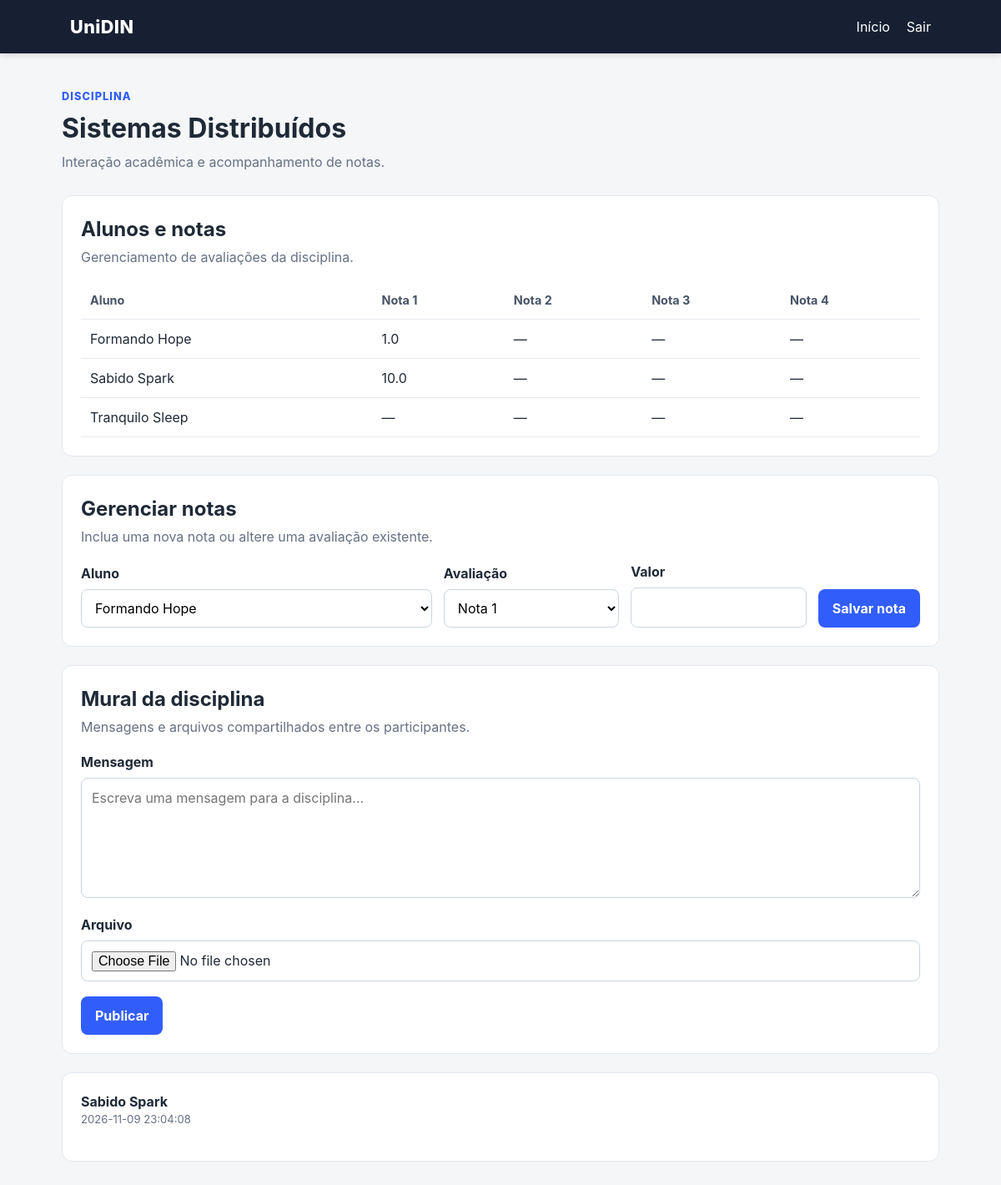
/disciplina/2 (signed in), run on an earlier commit of the app's database.
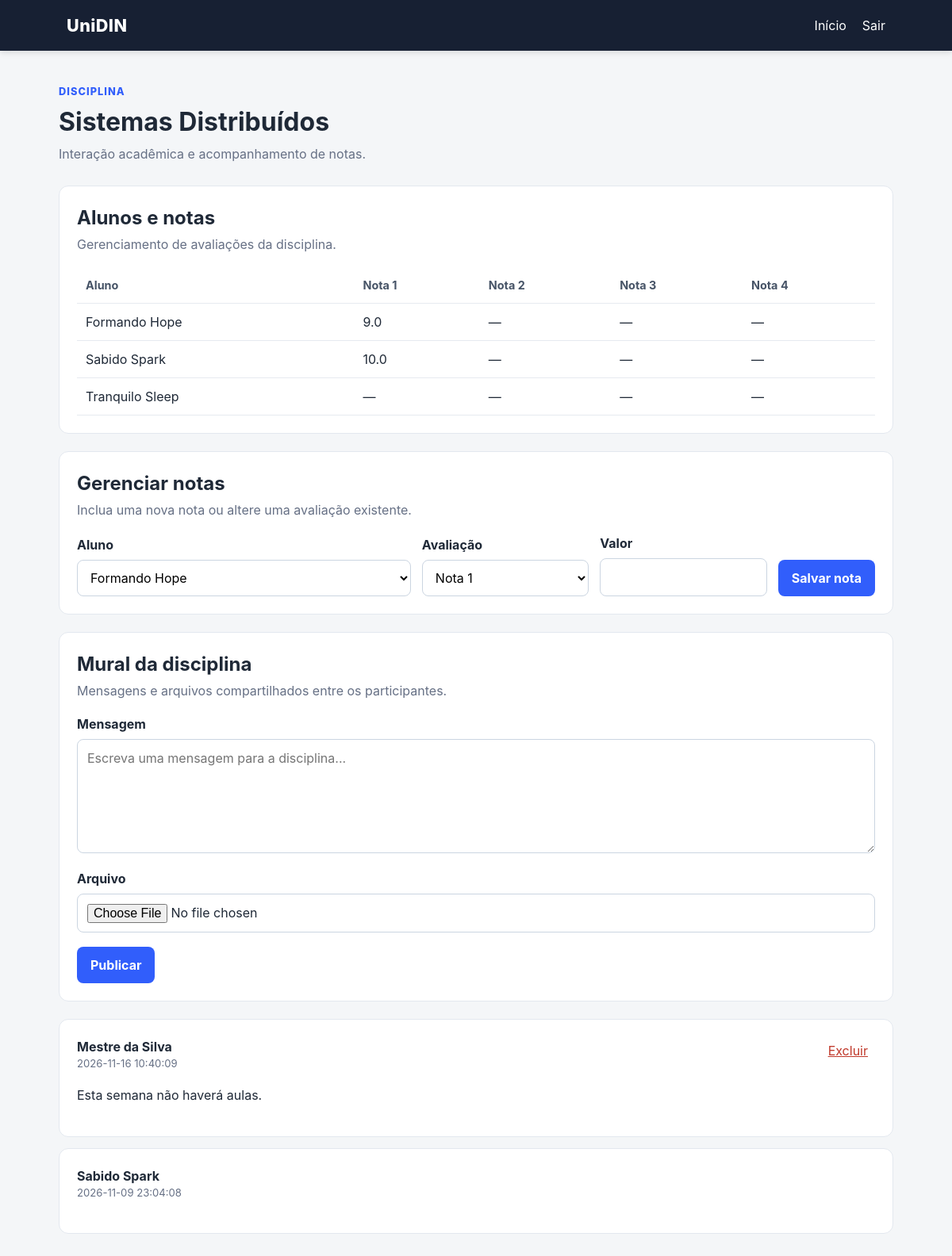
And on a later commit of the database.
### tables this page shows
CREATE TABLE disciplines (
        id INTEGER PRIMARY KEY AUTOINCREMENT,
        name TEXT NOT NULL,
        professor_id INTEGER NOT NULL,
        FOREIGN KEY (professor_id) REFERENCES users(id)
    );

CREATE TABLE users (
        id INTEGER PRIMARY KEY AUTOINCREMENT,
        name TEXT NOT NULL,
        email TEXT NOT NULL UNIQUE,
        password TEXT NOT NULL,
        role TEXT NOT NULL CHECK(role IN ('professor','aluno'))
    );

CREATE TABLE grades (
        id INTEGER PRIMARY KEY AUTOINCREMENT,
        discipline_id INTEGER NOT NULL,
        student_id INTEGER NOT NULL,
        assessment INTEGER NOT NULL,
        value REAL NOT NULL,
        FOREIGN KEY (discipline_id) REFERENCES disciplines(id),
        FOREIGN KEY (student_id) REFERENCES users(id),
        UNIQUE(discipline_id, student_id, assessment)
    );

CREATE TABLE messages (
        id INTEGER PRIMARY KEY AUTOINCREMENT,
        discipline_id INTEGER NOT NULL,
        user_id INTEGER NOT NULL,
        body TEXT NOT NULL,
        original_filename TEXT,
        stored_filename TEXT,
        created_at TEXT NOT NULL DEFAULT CURRENT_TIMESTAMP,
        FOREIGN KEY (discipline_id) REFERENCES disciplines(id),
        FOREIGN KEY (user_id) REFERENCES users(id)
    );

### app.py (the view)
@app.route("/disciplina/<int:discipline_id>")
def disciplina(discipline_id):
    user = require_login()
    if user is None:
        return redirect(url_for("login"))
    discipline = discipline_for_user(discipline_id, user)
    if discipline is None:
        abort(403)
    conn = get_connection()
    messages = conn.execute("SELECT m.*, u.name AS author FROM messages m JOIN users u ON u.id=m.user_id WHERE m.discipline_id=? ORDER BY m.created_at DESC, m.id DESC", (discipline_id,)).fetchall()
    if user["role"] == "professor":
        students = conn.execute("SELECT u.id,u.name,u.email FROM users u JOIN enrollments e ON e.student_id=u.id WHERE e.discipline_id=? ORDER BY u.name", (discipline_id,)).fetchall()
        grades = conn.execute("SELECT g.*,u.name AS student_name FROM grades g JOIN users u ON u.id=g.student_id WHERE g.discipline_id=? ORDER BY u.name,g.assessment", (discipline_id,)).fetchall()
    else:
        students = []
        grades = conn.execute("SELECT * FROM grades WHERE discipline_id=? AND student_id=? ORDER BY assessment", (discipline_id,user["id"])).fetchall()
    conn.close()
    return render_template("disciplina.html", user=user, discipline=discipline, messages=messages, students=students, grades=grades)

### app.py (called while the page is built)
def current_user():
    if "user_id" not in session:
        return None
    conn = get_connection()
    user = conn.execute("SELECT * FROM users WHERE id = ?", (session["user_id"],)).fetchone()
    conn.close()
    return user

def require_login():
    return current_user()

def discipline_for_user(discipline_id, user):
    conn = get_connection()
    if user["role"] == "professor":
        discipline = conn.execute("SELECT * FROM disciplines WHERE id = ? AND professor_id = ?", (discipline_id, user["id"])).fetchone()
    else:
        discipline = conn.execute("SELECT d.* FROM disciplines d JOIN enrollments e ON e.discipline_id=d.id WHERE d.id=? AND e.student_id=?", (discipline_id, user["id"])).fetchone()
    conn.close()
    return discipline

### database.py (called while the page is built)
def get_connection():
    conn = sqlite3.connect(DB_PATH)
    conn.row_factory = sqlite3.Row
    return conn

### templates/disciplina.html (shortened to what this page needs)
{% extends "base.html" %}
{% block content %}
<div class="page-header">
    <div>
        <p class="eyebrow">Disciplina</p>
        <h1>{{ discipline['name'] }}</h1>
        <p>Interação acadêmica e acompanhamento de notas.</p>
    </div>
</div>
{% if user['role'] == 'professor' %}
<section class="panel">
    <div class="panel-title"><div><h2>Alunos e notas</h2><p>Gerenciamento de avaliações da disciplina.</p></div></div>
    <div class="table-wrap">
    <table>
        <thead><tr><th>Aluno</th><th>Nota 1</th><th>Nota 2</th><th>Nota 3</th><th>Nota 4</th></tr></thead>
        <tbody>
        {% for student in students %}
        <tr>
            <td>{{ student['name'] }}</td>
            {% for assessment in range(1,5) %}
            <td>
                {% set ns = namespace(value='') %}
                {% for grade in grades %}
                    {% if grade['student_id'] == student['id'] and grade['assessment'] == assessment %}{% set ns.value = grade['value'] %}{% endif %}
                {% endfor %}
                {{ ns.value if ns.value != '' else '—' }}
            </td>
            {% endfor %}
        </tr>
        {% endfor %}
        </tbody>
    </table>
    </div>
</section>
<section class="panel">
    <div class="panel-title"><div><h2>Gerenciar notas</h2><p>Inclua uma nova nota ou altere uma avaliação existente.</p></div></div>
    <form class="form-grid" method="get" action="{{ url_for('save_grade', discipline_id=discipline['id']) }}">
        <div><label for="student_id">Aluno</label><select id="student_id" name="student_id" required>{% for student in students %}<option value="{{ student['id'] }}">{{ student['name'] }}</option>{% endfor %}</select></div>
        <div><label for="assessment">Avaliação</label><select id="assessment" name="assessment" required><option value="1">Nota 1</option></select></div>
        <div><label for="value">Valor</label><input id="value" name="value" type="number" min="0" max="10" step="0.1" required></div>
        <div class="form-action"><button type="submit">Salvar nota</button></div>
    </form>
</section>
{% endif %}
<section class="panel">
    <div class="panel-title"><div><h2>Mural da disciplina</h2><p>Mensagens e arquivos compartilhados entre os participantes.</p></div></div>
    <form id="message-form" method="post" action="{{ url_for('add_message', discipline_id=discipline['id']) }}" enctype="multipart/form-data">
        <label for="body">Mensagem</label>
        <textarea id="body" name="body" rows="5" placeholder="Escreva uma mensagem para a disciplina..."></textarea>
        <label for="file">Arquivo</label>
        <input id="file" name="file" type="file">
        <button type="submit">Publicar</button>
    </form>
</section>
<section class="messages">
{% for message in messages %}
<article class="message">
    <div class="message-head">
        <div><strong>{{ message['author'] }}</strong><span>{{ message['created_at'] }}</span></div>
        {% if message['user_id'] == user['id'] %}
        <a class="danger-link" href="{{ url_for('delete_message', message_id=message['id']) }}">Excluir</a>
        {% endif %}
    </div>
    <div class="message-body">{{ message['body']|safe }}</div>
</article>
{% else %}
<p class="empty">Ainda não há mensagens nesta disciplina.</p>
{% endfor %}
</section>
{% endblock %}

### templates/base.html (shortened to what this page needs)
<!doctype html>
<html lang="pt-BR">
<head>
    <link rel="stylesheet" href="{{ url_for('static', filename='style.css') }}">
</head>
<body>
<header class="topbar">
    <div class="brand">UniDIN</div>
    {% if session.get('user_id') %}
    <nav>
        <a href="{{ url_for('index') }}">Início</a>
        <a href="{{ url_for('logout') }}">Sair</a>
    </nav>
    {% endif %}
</header>
<main class="container">
    {% block content %}{% endblock %}
</main>
</body>
</html>

### static/style.css (style rules this page uses)
:root { font-family:Inter,system-ui,-apple-system,BlinkMacSystemFont,"Segoe UI",sans-serif;color:#1f2937;background:#f4f6f8;line-height:1.5 }
* { box-sizing:border-box }
body { margin:0 }
.topbar { height:64px;background:#172033;color:#fff;display:flex;align-items:center;justify-content:space-between;padding:0 7%;box-shadow:0 2px 8px #0002 }
.brand { font-weight:800;font-size:1.35rem;letter-spacing:.02em }
.topbar nav { display:flex;gap:20px }
.topbar a { color:#fff;text-decoration:none }
.container { max-width:1100px;margin:0 auto;padding:42px 24px }
label { display:block;font-weight:650;margin:14px 0 7px }
input,select,textarea { width:100%;padding:11px 12px;border:1px solid #cbd5e1;border-radius:8px;background:#fff;font:inherit }
textarea { resize:vertical }
button,.button { display:inline-block;margin-top:18px;background:#315efb;color:#fff;border:0;border-radius:8px;padding:11px 17px;font:inherit;font-weight:700;text-decoration:none;cursor:pointer }
.page-header { margin-bottom:28px }
.eyebrow { color:#315efb;font-size:.8rem;text-transform:uppercase;font-weight:800;letter-spacing:.08em;margin:0 0 5px }
.page-header h1 { margin:0 0 4px;font-size:2rem }
.page-header p:last-child { color:#667085;margin:0 }
.card,.panel,.message { background:#fff;border:1px solid #e3e8ef;border-radius:12px;padding:22px }
.panel { margin-bottom:22px }
.panel-title { display:flex;justify-content:space-between;gap:20px;margin-bottom:18px }
.panel-title h2 { margin:0 }
.panel-title p { margin:3px 0 0;color:#667085 }
.table-wrap { overflow-x:auto }
table { width:100%;border-collapse:collapse }
th,td { text-align:left;padding:11px;border-bottom:1px solid #e6eaf0 }
th { font-size:.9rem;color:#475467 }
.form-grid { display:grid;grid-template-columns:2fr 1fr 1fr auto;gap:14px;align-items:end }
.form-grid label { margin-top:0 }
.form-action button { margin-top:0 }
.messages { display:grid;gap:14px }
.message-head { display:flex;justify-content:space-between;gap:16px;align-items:flex-start }
.message-head div { display:flex;flex-direction:column }
.message-head span { color:#667085;font-size:.82rem }
.message-body { margin:18px 0;overflow-wrap:anywhere }
.danger-link { margin:0;padding:5px 9px;background:transparent;color:#c0392b }

What changed in the data, as far as the page shows it:
added messages: author "Mestre da Silva", created_at "2026-11-16 10:40:09", body "Esta semana não haverá aulas."
Also different on the page:
new list line: "9.0"
list line gone: "1.0"
